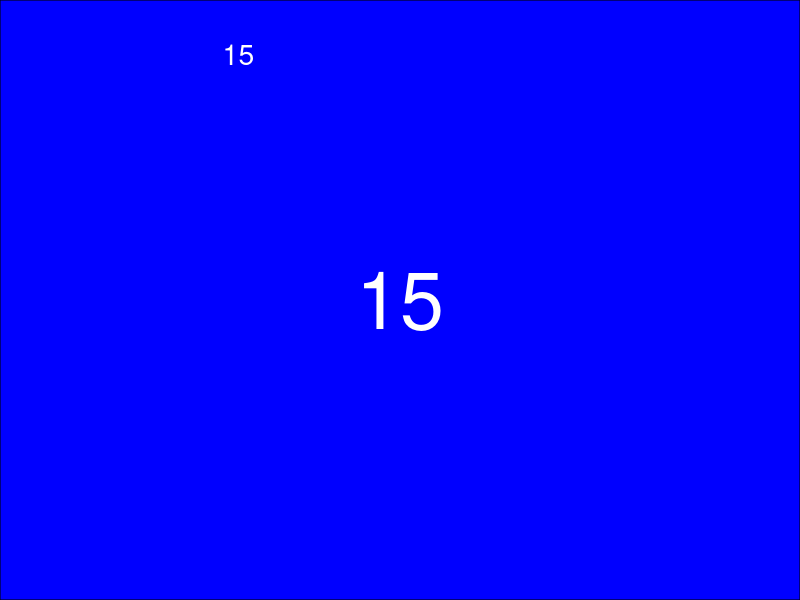
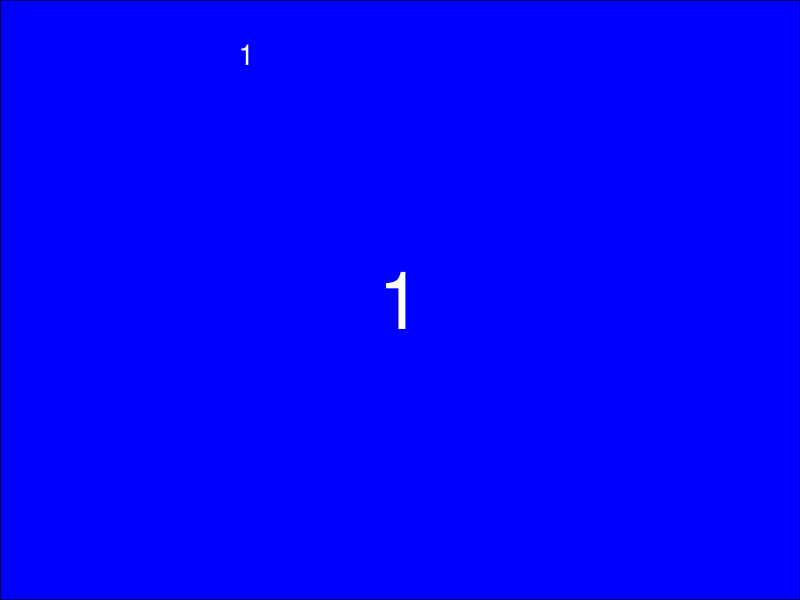
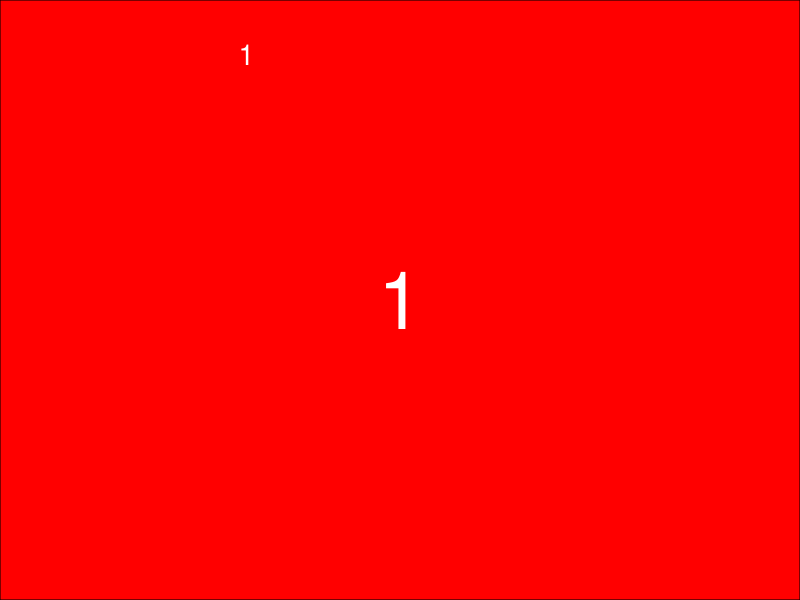
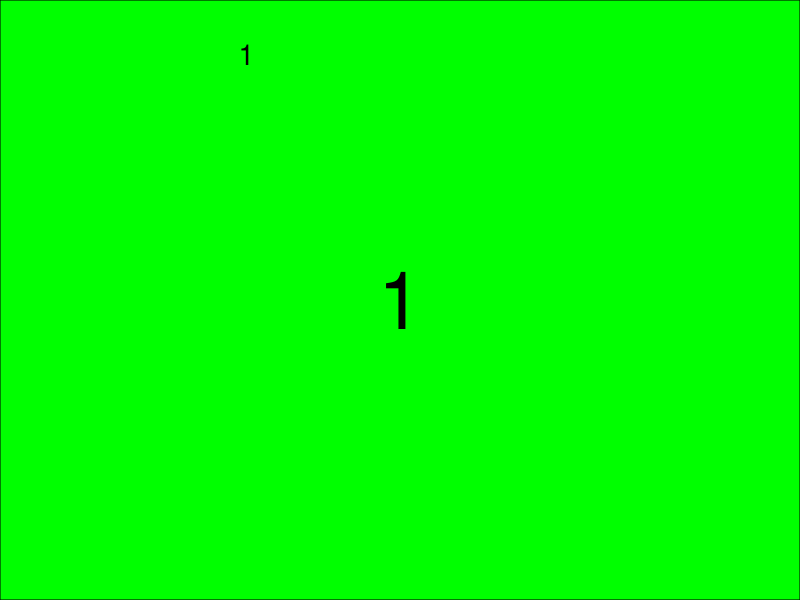
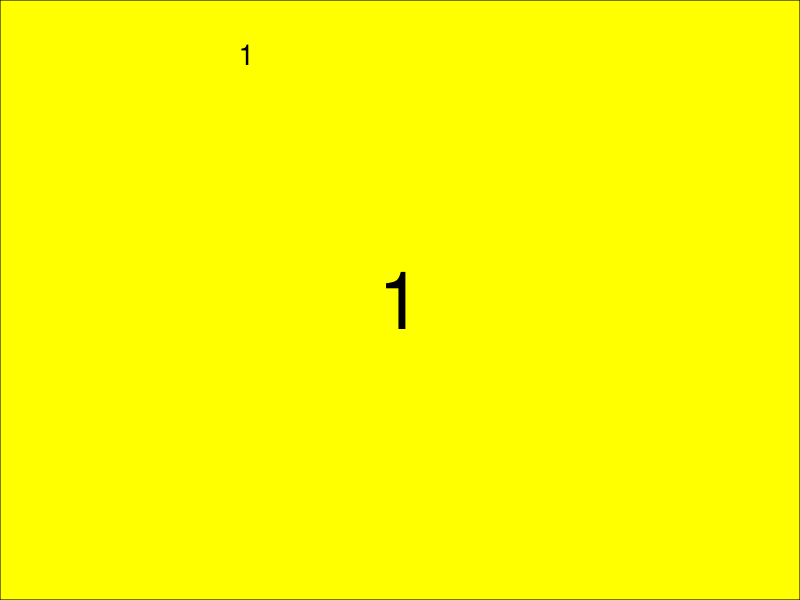
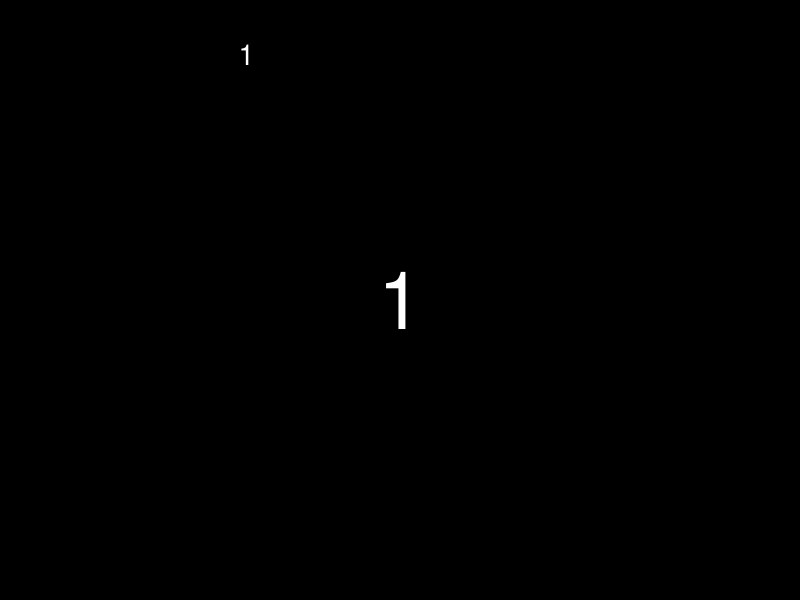
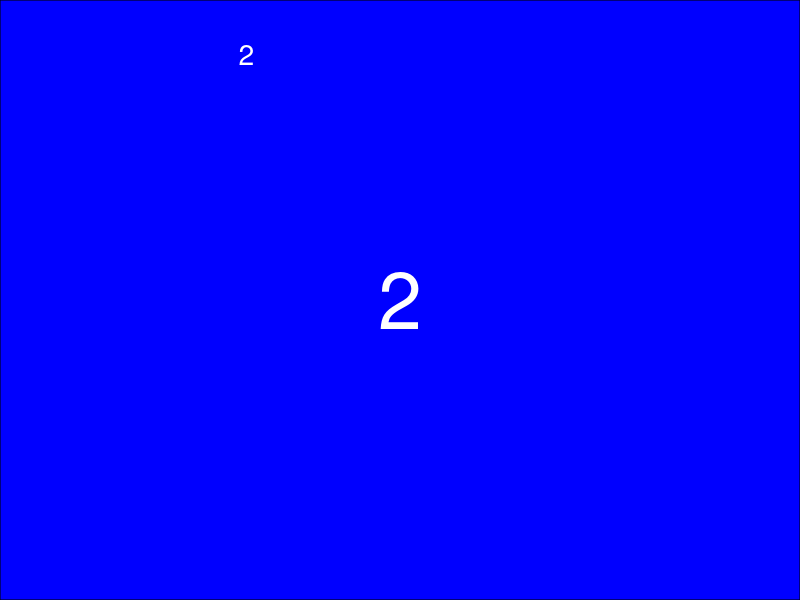
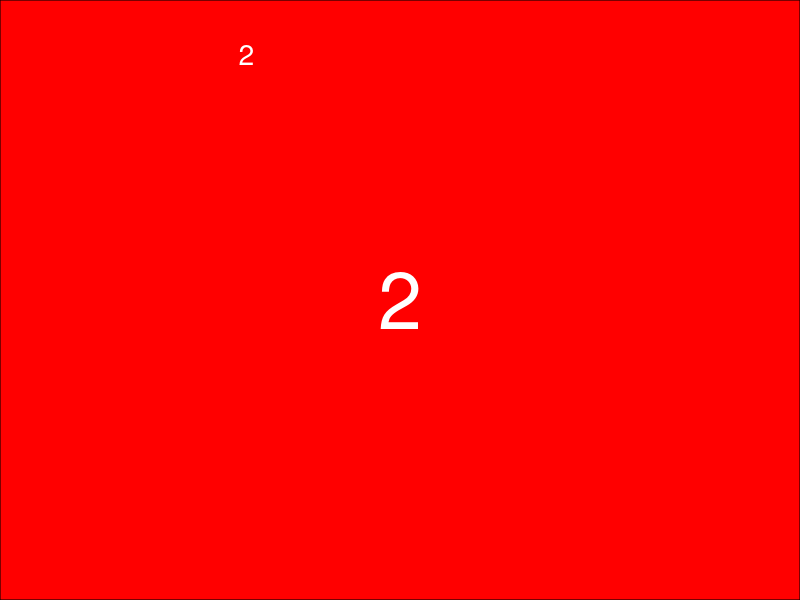

Write R code to recreate these figures, in order. (Note: this script raises an error after producing the figures.)
library(ggplot2)
library(tibble)
library(dplyr)
library(purrr)
library(glue)
library(tidyr)
library(readr)

make_card <- function(a, bgcolour, fontcolor) {
  
  icon <- case_when(
    
    a == "0" ~ "*",
    a %in% c("5", "7") ~ "x2",
    TRUE ~ ""
    
  )
  
  layout <- tibble(x = c(0,0.3,1,1,0.5), 
                   y = c(0.05,0.95,0,1,0.5), 
                   text = c(icon, a, '', '', a),
                   fontsize = c(3,3,1,1,20),
                   just = c('left', 'right', 'right', 'right', 'center'), 
                   colour = as.factor(c(1, 2, 3, 4, 5)))
  
  card <- layout %>%
    ggplot(aes(x = x, y = y)) +
    geom_text(aes(label = text, size = fontsize, hjust = just, colour = colour),
              alpha = 1) +
    guides(size = F, colour = F) +
    scale_size(range=c(1,20)) +
    scale_colour_manual(values=c(fontcolor, fontcolor, 'red', 'blue', fontcolor)) +
    theme_void() +
    theme(plot.background = element_rect(fill = bgcolour))
  
  ggsave(glue('voodoo/card_{a}_{bgcolour}.png'), width = 1.03, height = 1.60, units = 'in', dpi = 100)
}

make_card('15', 'blue', 'white')

card_list <- expand_grid(rank = 1:15, suit = c('blue', 'red', 'green', 'yellow', 'black'))

card_list <- card_list %>%
  mutate(textcol = ifelse(suit %in% c('yellow', 'green'), 'black', 'white'))

pwalk(list(card_list$rank, card_list$suit, card_list$textcol), make_card)

card_list %>%
  transmute(label = glue('{rank}_{suit}'), 
         image = glue('https://raw.githubusercontent.com/mcgriffiths/cardgames/master/voodoo/card_{rank}_{suit}.png')) %>%
  write_csv('voodoo_cards.csv')
